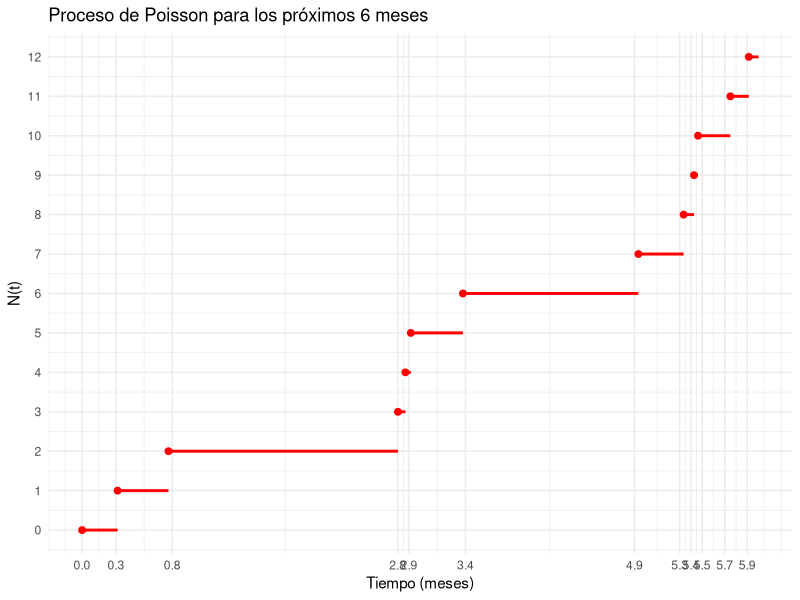
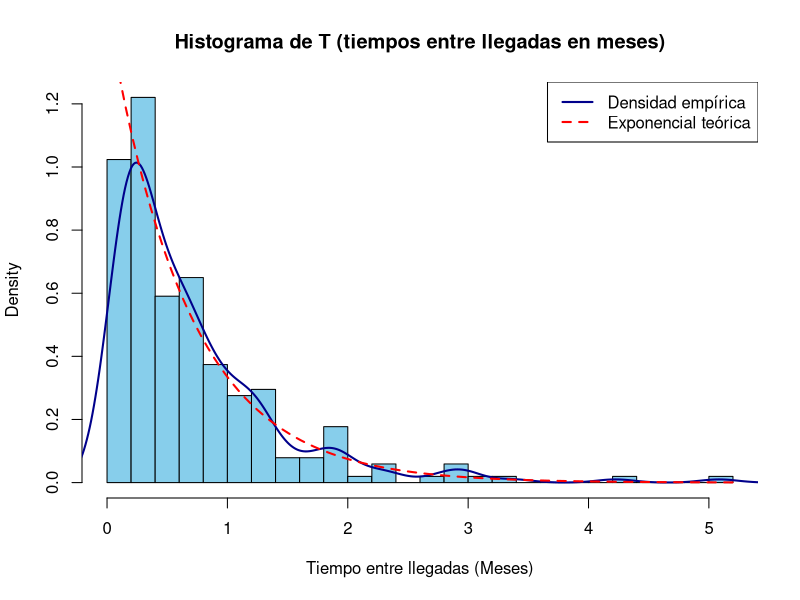

These charts were generated, in order, by the following R code:
library(ggplot2)

ProcesoPois <- function(t, lambda){
  N <- rpois(1, t * lambda)
  C <- sort(runif(N, 0, t))
  data.frame(x = c(0, C), y = 0:N)
}

# Datos simulados
N6 <- ProcesoPois(6, 1.5)

# Construcción de segmentos horizontales
segmentos <- data.frame(
  x_inicio = N6$x,
  x_fin = c(N6$x[-1], 6),  # finaliza en 6
  y = N6$y
)

# Gráfico con solo líneas horizontales y puntos
ggplot() +
  geom_segment(data = segmentos, aes(x = x_inicio, xend = x_fin, y = y, yend = y),
               color = "red", size = 1) +
  geom_point(data = N6, aes(x = x, y = y), color = "red", size = 2) +
  scale_x_continuous(name = "Tiempo (meses)",   unique(round(N6$x, 1))) +
  scale_y_continuous(name = "N(t)", breaks = 0:max(N6$y)) +
  ggtitle("Proceso de Poisson para los próximos 6 meses") +
  theme_minimal()


# Datos simulados para 15 años
N15 <- ProcesoPois(180, 1.5)
# Tiempos entre llegadas
interarrivals <- diff(N15$x)

summary(interarrivals)

# Histograma con densidad
hist(interarrivals, breaks = 20, probability = TRUE, col = "skyblue",
     main = "Histograma de T (tiempos entre llegadas en meses)",
     xlab = "Tiempo entre llegadas (Meses)")

lines(density(interarrivals), col = "darkblue", lwd = 2)
curve(dexp(x, rate = 1.5), add = TRUE, col = "red", lwd = 2, lty = 2)
legend("topright", legend = c("Densidad empírica", "Exponencial teórica"), 
       col = c("darkblue", "red"), lty = c(1, 2), lwd = 2)



n <- 100000
medianas <- replicate(n, mean(diff(ProcesoPois(180,1.5)$x)))
summary(medianas)
